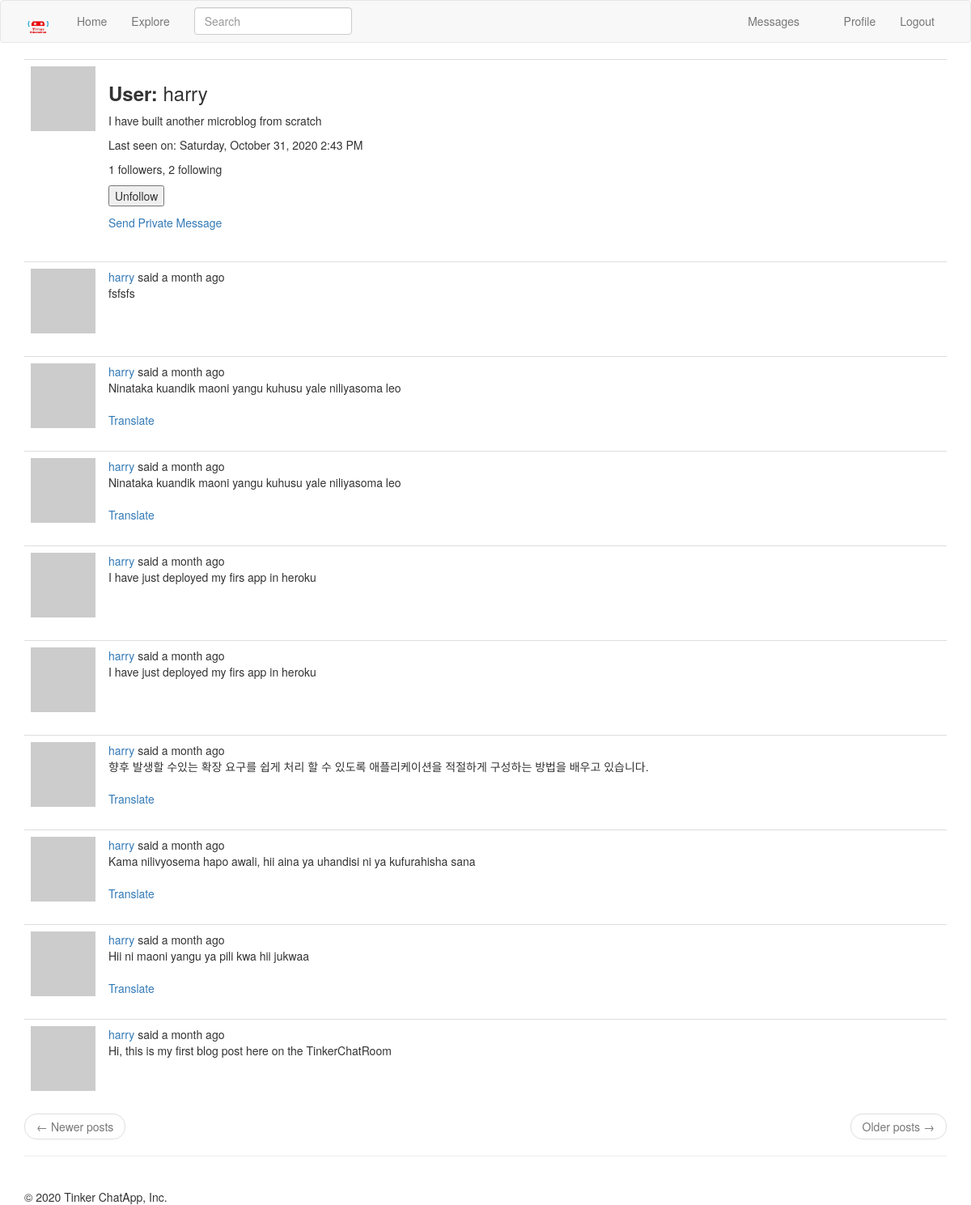
The page /main/profile/harry (signed in) on the database as committed earlier.
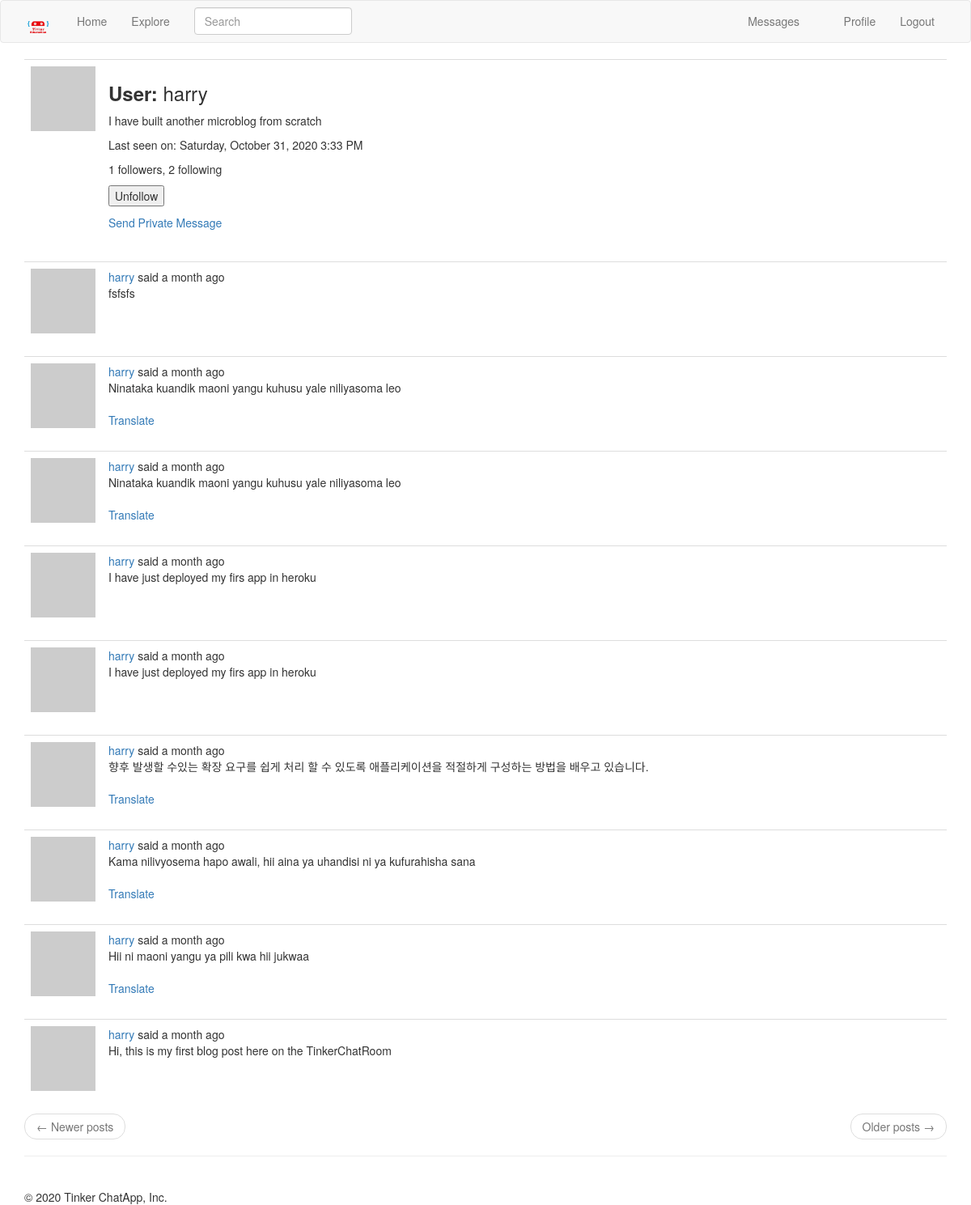
The same page on the database as committed later.
### app/models.py (models this page shows, shortened)
class User( UserMixin ,db.Model):
    id = db.Column(db.Integer, primary_key = True)
    username = db.Column(db.String(64), unique = True, index = True)
    email = db.Column(db.String(120), unique = True, index = True)
    password_hash = db.Column(db.String(128))
    posts = db.relationship('Post', backref = 'author', lazy = 'dynamic')
    about_me = db.Column(db.String(140))
    last_seen = db.Column(db.DateTime, default = datetime.utcnow)
    messages_sent = db.relationship('Message', foreign_keys='Message.sender_id', backref='author', lazy = 'dynamic')
    messages_received = db.relationship('Message', foreign_keys='Message.recipient_id', backref='recipient', lazy='dynamic')
    last_message_read_time = db.Column(db.DateTime) # the last time the user visited the messages page
    notificaions = db.relationship('Notification', backref='user', lazy='dynamic')
    followed = db.relationship(
        'User',
        secondary = followers,
        primaryjoin = (followers.c.follower_id == id),
        secondaryjoin = (followers.c.followed_id == id),
        backref = db.backref('followers', lazy = 'dynamic'),
        lazy = 'dynamic'
    )
    def avatar(self, size):
        digest = md5(self.email.lower().encode('utf-8')).hexdigest()
        return 'https://www.gravatar.com/avatar/{}?d=identicon&s={}'.format(digest, size)
    def is_following(self, user):
        return self.followed.filter(followers.c.followed_id == user.id).count() > 0
    def new_messages(self):
        last_read_time = self.last_message_read_time or datetime(1900, 1, 1)
        return Message.query.filter_by(recipient=self).filter(
            Message.timestamp > last_read_time
        ).count()

class SearchableMixin(object):
    @classmethod
    def before_commit(cls, session):
        session._changes = {
            'add': list(session.new),
            'update': list(session.dirty),
            'delete': list(session.deleted)
        }
    @classmethod
    def after_commit(cls, session):
        for obj in session._changes['add']:
            if isinstance(obj, SearchableMixin):
                add_to_index(obj.__tablename__, obj)
        for obj in session._changes['update']:
            if isinstance(obj, SearchableMixin):
                add_to_index(obj.__tablename__,obj)
        for obj in session._changes['delete']:
            if isinstance(obj, SearchableMixin):
                remove_from_index(obj.__tablename__, obj)
        session._changes = None

class Post(SearchableMixin, db.Model):
    __searchable__ = ['body']
    id = db.Column(db.Integer, primary_key = True)
    body = db.Column(db.String(140))
    timestamp = db.Column(db.DateTime, index = True, default = datetime.utcnow)
    user_id = db.Column(db.Integer, db.ForeignKey('user.id'))
    language = db.Column(db.String(5))

### app/main/routes.py (the view)
@bp.route('/profile/<username>')
@login_required
def profile(username):
    user = User.query.filter_by(username = username).first_or_404()
    form = EmptyForm()
    page = request.args.get('page', 1, type=int)
    posts = user.posts.order_by(Post.timestamp.desc()).paginate(
        page, current_app.config['POSTS_PER_PAGE'], False
    )
    next_url = url_for('main.profile', username = username, page = posts.next_num) \
        if posts.has_next else None
    prev_url = url_for('main.profile', username = username, page = posts.prev_num) \
        if posts.has_prev else None
    return render_template('main/profile.html', title = _('Profile'), user = user, form = form, posts = posts.items, next_url = next_url, prev_url = prev_url)

### app/main/forms.py
class SearchForm(FlaskForm):
    q = StringField(_('Search'), validators = [DataRequired()])
    def __init__(self, *args, **kwargs):
        if 'formdata' not in kwargs:
            kwargs['formdata'] = request.args
        if 'csrf_enabled' not in kwargs:
            kwargs['csrf_enabled'] = False
        super(SearchForm, self).__init__(*args, **kwargs)

class EmptyForm(FlaskForm):
    submit = SubmitField('Submit')

### app/main/routes.py (called while the page is built)
@bp.before_app_request
def before_request():
    if current_user.is_authenticated:
        current_user.last_seen = datetime.utcnow()
        db.session.commit()
        g.search_form= SearchForm()
    g.locale = str(get_locale())

### app/models.py (called while the page is built)
@login.user_loader
def load_user(id):
    return User.query.get(int(id))

### app/templates/main/profile.html (shortened to what this page needs)
{% extends 'main/base.html' %}
{% import 'bootstrap/wtf.html' as wtf %}
{% block app_content %}
    <table class="table">
        <tr valign = 'top'>
            <td width = '70px'>
                <img src="{{ user.avatar(128) }}">
            </td>
            <td>
                <h3><b>{{ _('User') }}: </b>{{ user.username }}</h3>
                {% if user.about_me %}<p> {{ user.about_me }} </p>{% endif %}
                {% if user.last_seen %}<p>{{ _('Last seen on') }}: {{ moment(user.last_seen).format('LLLL') }}</p>{% endif %}
                <p>{{ user.followers.count() }} followers, {{ user.followed.count() }} following</p>
                {% if user == current_user %}
                    <a href="{{ url_for('main.edit_profile') }}">{{ _('Edit Your Profile') }}</a>
                {% else %}
                    <p>
                        <form action="{{ url_for('main.unfollow', username = user.username) }}" method="POST">
                            {{ form.submit(value='Unfollow') }}
                        </form>
                    </p>
                {% endif %}
                {% if user != current_user %}
                    <p>
                        <a href="{{ url_for('main.send_message', recipient = user.username) }}">
                            {{ _('Send Private Message') }}
                        </a>
                    </p>
                {% endif %}
            </td>
        </tr>
    </table>
    {% for post in posts %}
        {% include 'main/_posts.html' %}
    {% endfor %}
    <nav aria-label="...">
        <ul class="pager">
            <li class="previous{% if not prev_url %} disabled{% endif %}">
                <a href="{{ prev_url or '#' }}">
                    <span aria-hidden="true">&larr;</span> {{ _('Newer posts') }}
                </a>
            </li>
            <li class="next{% if not next_url %} disabled{% endif %}">
                <a href="{{ next_url or '#' }}">
                    {{ _('Older posts') }} <span aria-hidden="true">&rarr;</span>
                </a>
            </li>
        </ul>
    </nav>
{% endblock %}

### app/templates/main/base.html (shortened to what this page needs)
{% extends 'bootstrap/base.html' %}
{% block head %}
{{super()}}
{% endblock %}
{% block navbar %}
<nav class="navbar navbar-default">
    <div class="container">
        <div class="navbar-header">
            <a class="navbar-brand" href="{{ url_for('main.home') }}"><img src="{{url_for('static', filename = 'images/tinker_logo.png')}}" width="35", height="35"></a>
        </div>
        <div class="collapse navbar-collapse" id="bs-example-navbar-collapse-1">
            <ul class="nav navbar-nav">
                <li><a href="{{ url_for('main.home') }}">Home</a></li>
                <li><a href="{{ url_for('main.explore') }}">Explore</a></li>
            </ul>
            {% if g.search_form %}
                <form action="{{ url_for('main.search') }}" method="GET" class="navbar-form navbar-left">
                    <div class="form-group">
                        {{ g.search_form.q(size = 20, class = 'form-control', placeholder = g.search_form.q.label.text) }}
                    </div>
                </form>
            {% endif %}
            <ul class="nav navbar-nav navbar-right">
            {% if current_user.is_anonymous %}
                <li><a href="{{ url_for('auth.login') }}">Login</a></li>
            {% else %}
                <li>
                    <a href="{{ url_for('main.messages') }}">
                        {{ _('Messages') }}
                        {% set new_messages = current_user.new_messages() %}
                    </a>
                </li>
                <li><a href="{{ url_for('main.profile', username = current_user.username) }}">Profile</a></li>
                <li><a href="{{ url_for('auth.logout') }}">Logout</a></li>
            {% endif %}
        </div>
    </div>
</nav>
{% endblock %}
{% block content %}
    <div class="container">
        {% block app_content %}
        {% endblock %}
        <hr><br>{{super()}}
        {%- block footer %}
            <footer>&copy; {{moment().format('YYYY') }} Tinker ChatApp, Inc.</footer>
        {%- endblock footer %}
    </div>
{% endblock %}

### app/templates/main/_posts.html (shortened to what this page needs)
<table class="table table-hover">
    <tr valign = 'top'>
        <td width="70px">
            <a href="{{ url_for('main.profile', username=post.author.username) }}">
                <img src="{{ post.author.avatar(36) }}" />
            </a>
        </td>
        <td>
            {{ _('%(username)s said %(when)s',
                username=user_link, when=moment(post.timestamp).fromNow()) }}
            <br>
            <span id="post{{ post.id }}">{{ post.body }}</span>
            {% if post.language and post.language != g.locale %}
                <br><br>
                <span id="translation{{ post.id }}">
                    <a href="javascript:translate(
                                '#post{{ post.id }}',
                                '#translation{{ post.id }}',
                                '{{ post.language }}',
                                '{{ g.locale }}');">{{ _('Translate') }}</a>
                </span>
            {% endif %}
        </td>
    </tr>
</table>

Rows that differ between the two databases and show on the page:
changed User "harry": last_seen "Saturday, October 31, 2020 2:43 PM" → "Saturday, October 31, 2020 3:33 PM"
